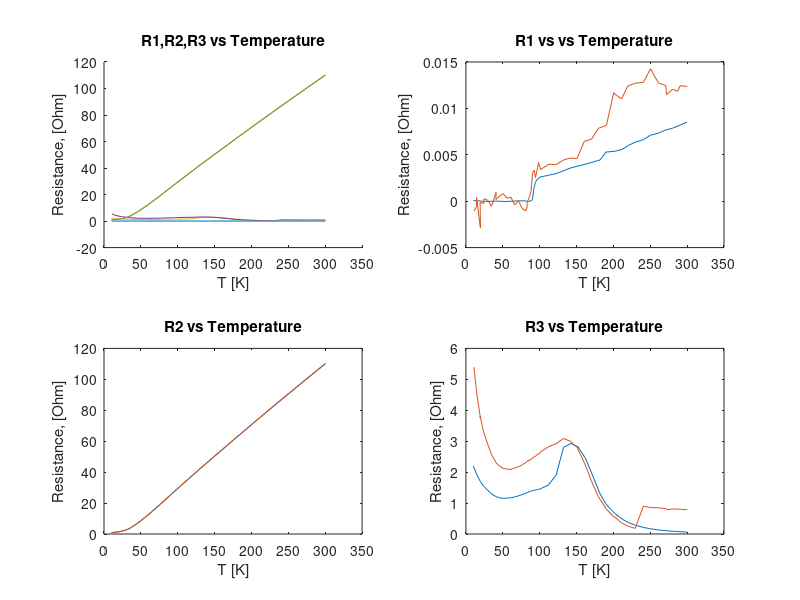

Source code (MATLAB):
clear all
close all
clc

r1 = load('SSPRES1.DAT');
r2 = load('SSPRES2.DAT');
r3 = load('SSPRES3.DAT');
t1 = load('SSPTEMP1.DAT');
t2 = load('SSPTEMP2.DAT');
test = load('TestMeasurmentUP.dat')

figure(1)
subplot(2,2,1)
hold on
    plot(t1,r1,t1,r2,t1,r3)
    plot(test(:,1),test(:,2),test(:,1),test(:,3),test(:,1),test(:,4))
    xlabel('T [K]')
    ylabel('Resistance, [Ohm]')
    title('R1,R2,R3 vs Temperature')
    hold off

%figure(2)
subplot(2,2,2)
    plot(t1,r1,test(:,1),test(:,4))
    xlabel('T [K]')
    ylabel('Resistance, [Ohm]')
    title('R1 vs vs Temperature')

%figure(3)
subplot(2,2,3)
    plot(t1,r2,test(:,1),test(:,3))
    xlabel('T [K]')
    ylabel('Resistance, [Ohm]')
    title('R2 vs Temperature')
    
%figure(4)
subplot(2,2,4)
    plot(t1,r3,test(:,1),test(:,2))
    xlabel('T [K]')
    ylabel('Resistance, [Ohm]')
    title('R3 vs Temperature')
    

